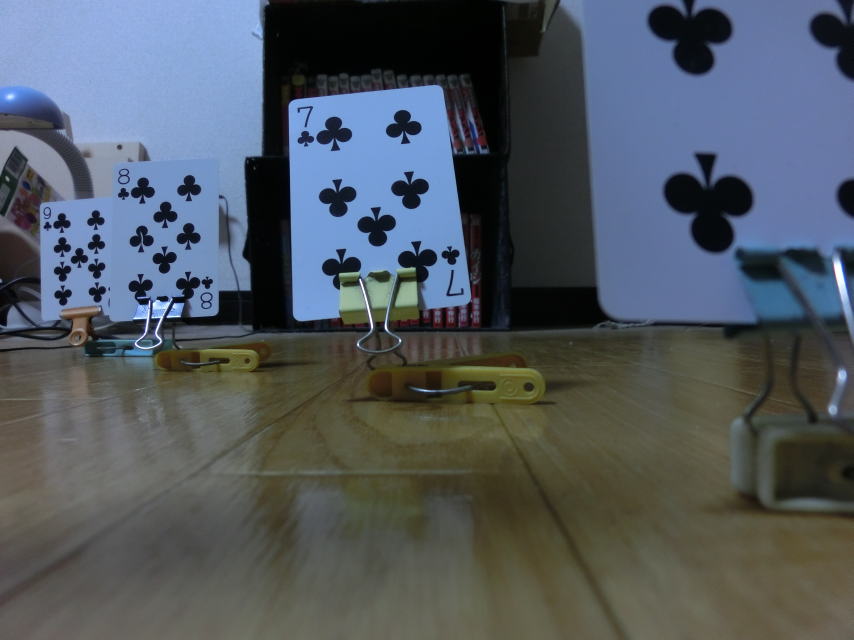
#> input picture 0721logs/ori2.JPG, 2560 x 1920 px (shown at 1/3 size)
$ jupyter execute colorfilter.ipynb
#> lines starting #> are read from the running program, lines starting #| are printed output that depends on the picture; long printed decimals are rounded
#> in load, image is the input picture: shape (1920, 2560, 3); mean B, G, R 96.3, 88.4, 80.7
#| (1920, 2560, 3)
### 0721logs/RGBTransmittance.py
import matplotlib.pyplot as plt
import numpy as np
import cv2


def transparency(image_path, original, types):
#> called with image_path = 't2.JPG', original = 'ori2.JPG', types = 0
    def calmain(color_name, channel_normal, channel_filtered):
        # Calculate the mean value of the green channel for both images
        mean_normal = np.mean(channel_normal)
        mean_filtered = np.mean(channel_filtered)

        # Calculate the green channel transmittance
        transmittance = mean_filtered / mean_normal

        # Print the results

        print(str(color_name), " Mean value for normal lens image:", mean_normal)
        print(str(color_name), " Mean value for filtered lens image:", mean_filtered)
        print(str(color_name), " Channel Transmittance:", transmittance)

    image_normal = cv2.cvtColor(cv2.imread(original), cv2.COLOR_BGR2RGB)
    image_normal = cv2.resize(image_normal, (1440, 1120))
#> image_normal: shape (1120, 1440, 3)
    image_normal = image_normal[:, int(1440/2):]
#> image_normal: shape (1120, 720, 3)
    #image_normal = image_normal[:, :int(1440/2)]
    image_filtered = cv2.cvtColor(cv2.imread(image_path), cv2.COLOR_BGR2RGB)
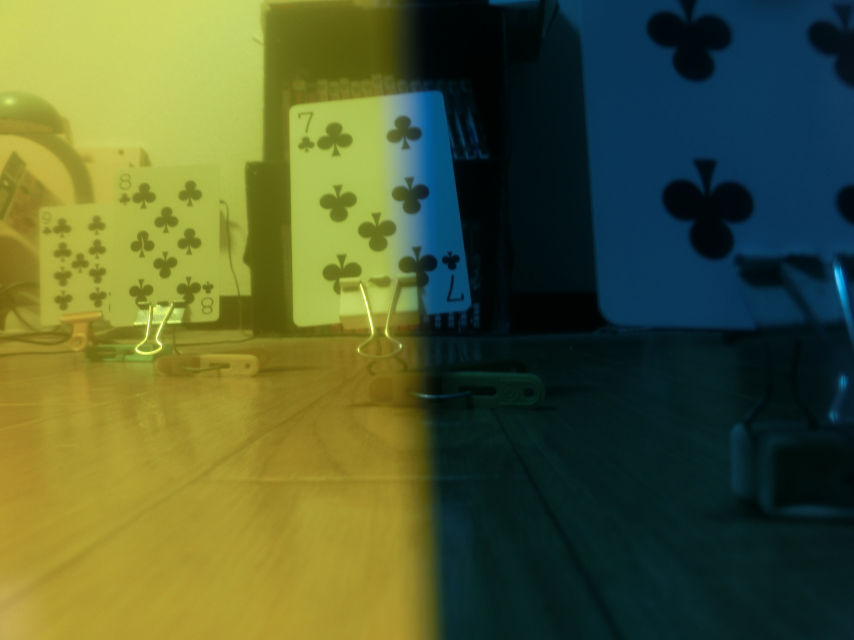
#> input picture 0721logs/t2.JPG, 2560 x 1920 px (shown at 1/3 size)
    image_filtered = cv2.resize(image_filtered, (1440, 1120))
#> image_filtered: shape (1120, 1440, 3)
    image_filtered = image_filtered[:, int(1440/2):]
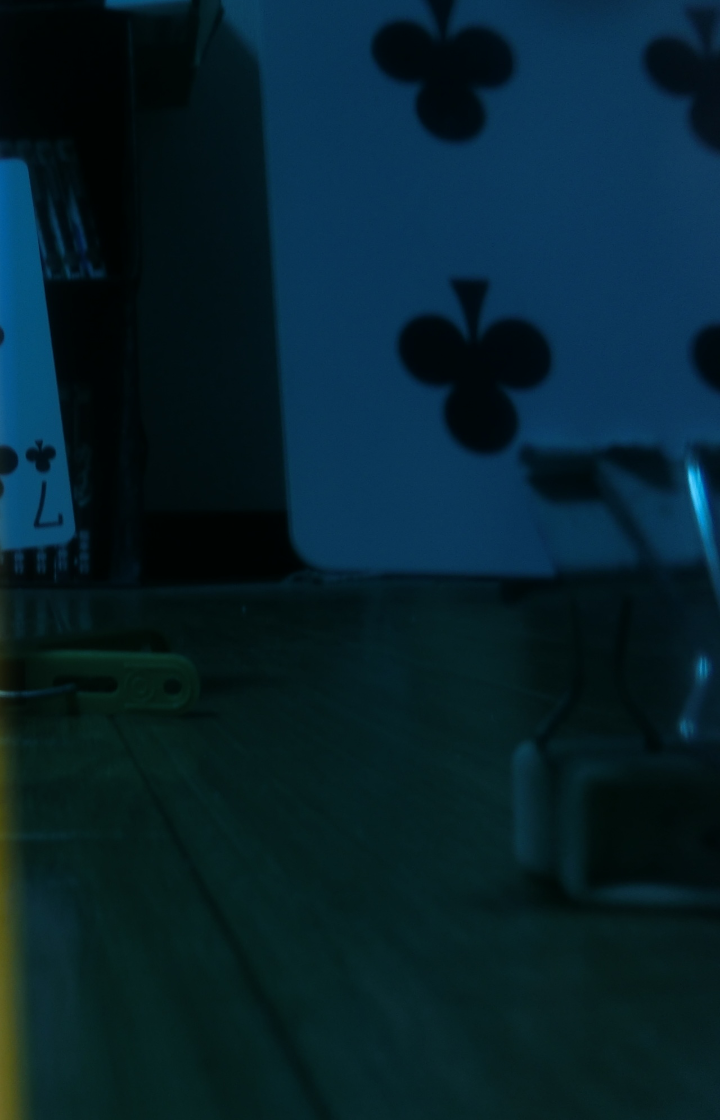
#> image_filtered: shape (1120, 720, 3); mean R, G, B 6, 33.7, 44.6
    #image_filtered = image_filtered[:, :int(1440/2)]
    # Ensure images are the same size
    if image_normal.shape != image_filtered.shape:
        raise ValueError("Images must be the same size for comparison")

    # Convert images to float32 type for precision
    image_normal = image_normal.astype(np.float32)
    image_filtered = image_filtered.astype(np.float32)

    # Extract the green channel from both images
    if types==1:
        color_name = 'green'
        channel_normal = image_normal[:, :, types]  # OpenCV uses BGR, so index 1 is G
        channel_filtered = image_filtered[:, :, types]
    elif types==0:
        color_name = 'blue'
        channel_normal = image_normal[:, :, types]  # OpenCV uses BGR, so index 1 is G
        channel_filtered = image_filtered[:, :, types]
    elif types==2:
        color_name = 'red'
        channel_normal = image_normal[:, :, types]  # OpenCV uses BGR, so index 1 is G
        channel_filtered = image_filtered[:, :, types]
    p_ = np.hstack([channel_normal, channel_filtered])
    plt.imshow(p_),plt.show()
    calmain(color_name, channel_normal, channel_filtered)
#> in calmain, `mean_normal = np.mean(channel_normal)`: mean_normal = 71.94
#> in calmain, `mean_filtered = np.mean(channel_filtered)`: mean_filtered = 5.96
#> in calmain, `transmittance = mean_filtered / mean_normal`: transmittance = 0.0829
#| blue  Mean value for normal lens image: 71.9441
#| blue  Mean value for filtered lens image: 5.961
#| blue  Channel Transmittance: 0.08286


### 0721logs/formula.py
import numpy as np

f = 24 #[mm]
a = 18
vf = 35
p = 1
# b = (a*vf/2p) (1/f - 1/vf - 1/x)

def formula_bsize(x):
    S = (vf*a)/(2*p)
    b = S*(1/f - 1/vf - np.round(1/x, 4))
    print("b", b)

### 0721logs/colorfilter.ipynb
[cell 1]
import cv2
import matplotlib.pyplot as plt
import numpy as np
from skimage.metrics import structural_similarity as ssim
from PIL import Image

from RGBTransmittance import transparency
from formula import formula_bsize

def load(path):
    image = cv2.imread(path)
    #image = cv2.cvtColor(image, cv2.COLOR_BGR2RGB)
    print(image.shape)
    image = cv2.resize(image, (1440, 1120))
    return image/255


original = 'ori2.JPG'
tname = 't2.JPG'


image = load(original)
plt.imshow(image),plt.show()
transparency(tname, original, types=0)
transparency(tname, original, types=1)
#> call 2 of transparency, with image_path = 't2.JPG', original = 'ori2.JPG', types = 1
#> in transparency (call 2), `p_ = np.hstack([channel_normal, channel_filtered])`:
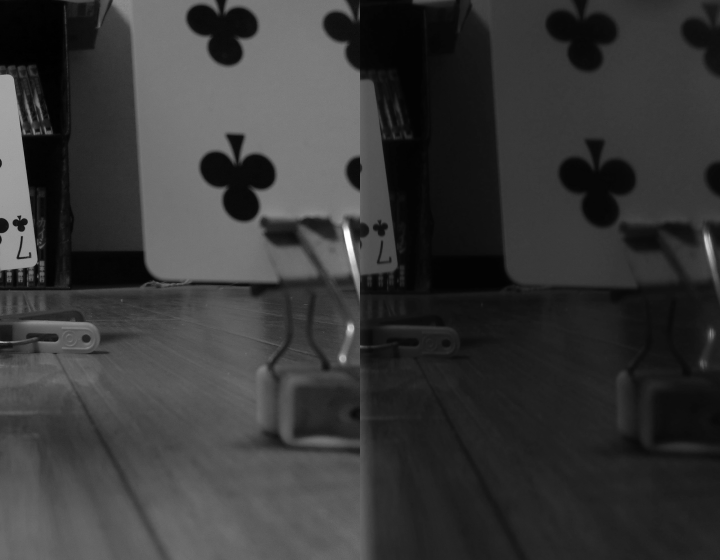
#> p_: shape (1120, 1440) float32 (shown at 1/2 size); min 0, max 255, mean 55.7
#| green  Mean value for normal lens image: 77.599
#| green  Mean value for filtered lens image: 33.713
#| green  Channel Transmittance: 0.4345
transparency(tname, original, types=2)
#> call 3 of transparency, with image_path = 't2.JPG', original = 'ori2.JPG', types = 2
#> in transparency (call 3), `channel_normal = image_normal[:, :, types]`:
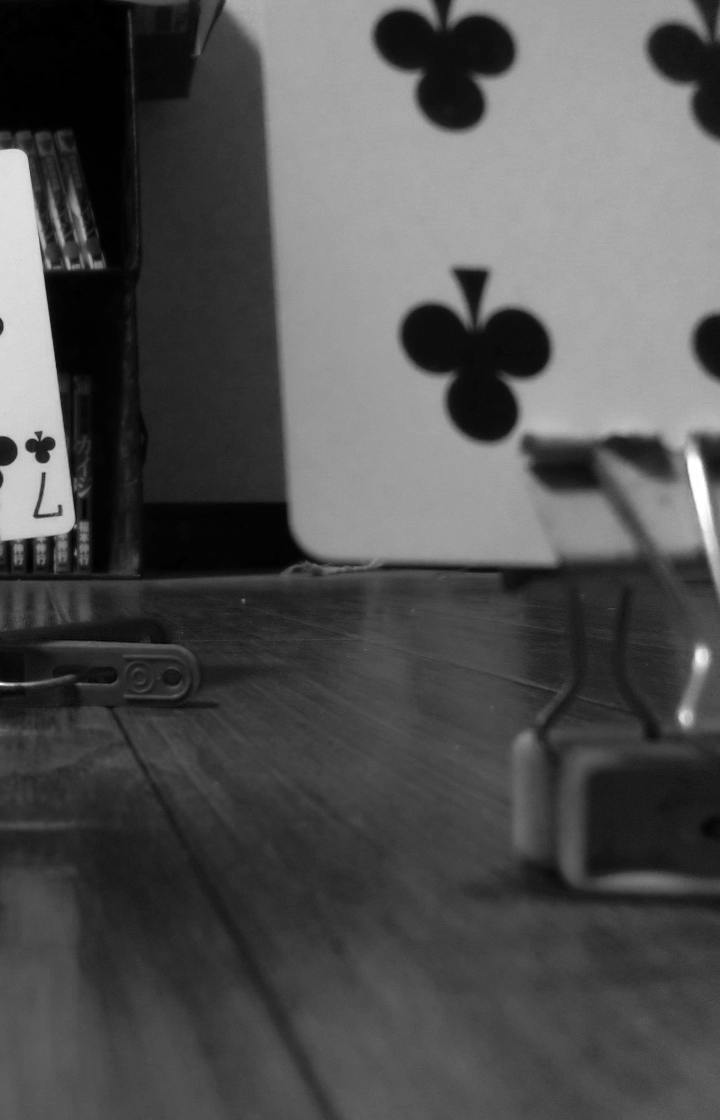
#> channel_normal: shape (1120, 720) float32; min 0, max 255, mean 81.9
#> in transparency (call 3), `channel_filtered = image_filtered[:, :, types]`:
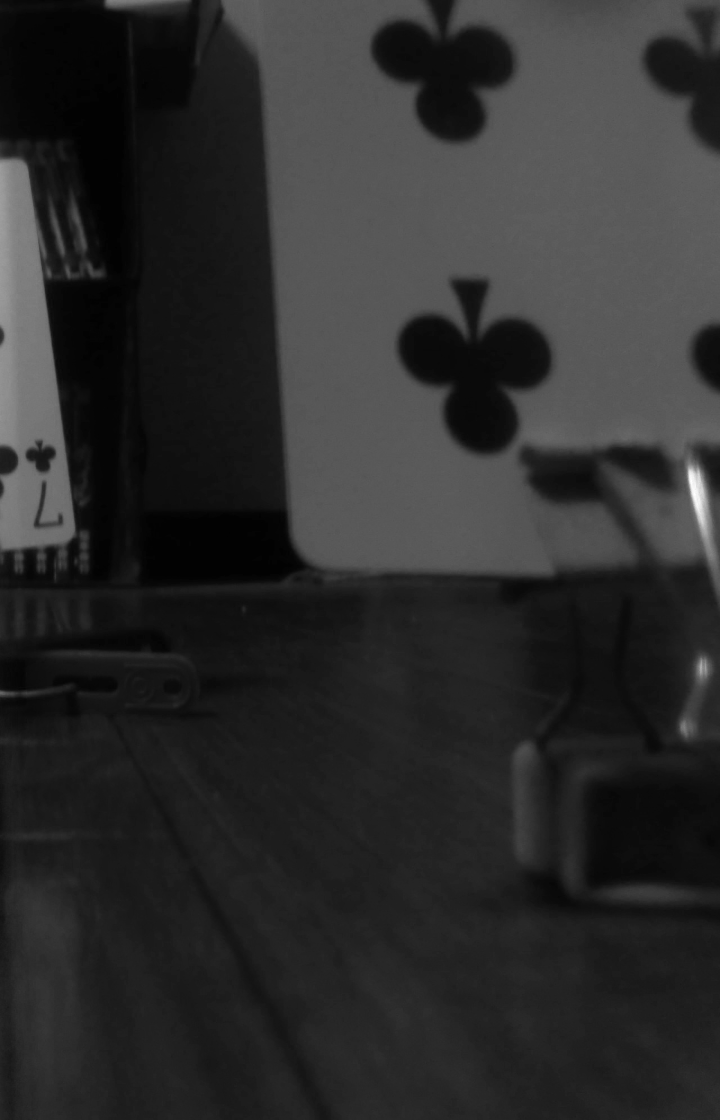
#> channel_filtered: shape (1120, 720) float32; min 0, max 255, mean 44.6
#> in transparency (call 3), `p_ = np.hstack([channel_normal, channel_filtered])`:
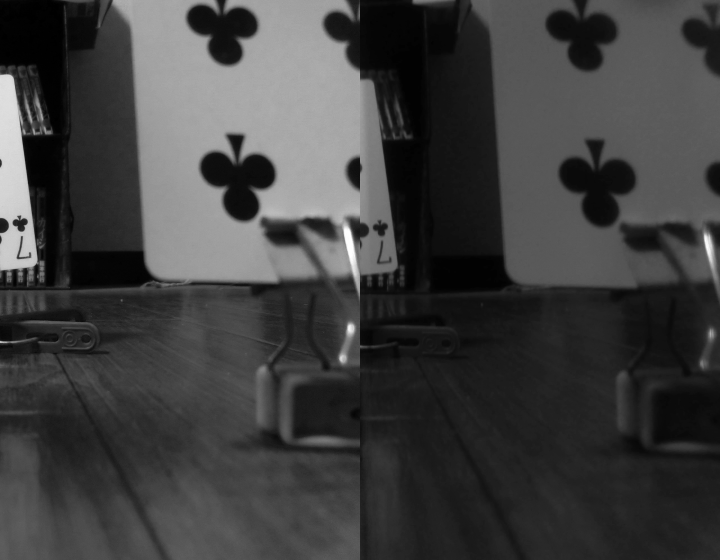
#> p_: shape (1120, 1440) float32 (shown at 1/2 size); min 0, max 255, mean 63.3
#| red  Mean value for normal lens image: 81.910
#| red  Mean value for filtered lens image: 44.598
#| red  Channel Transmittance: 0.5445

# show each channel individually
image = load(tname)
#> in load, image is the input picture: shape (1920, 2560, 3); mean B, G, R 49.8, 92.7, 81.4
#| (1920, 2560, 3)
(B, G, R) = cv2.split(image)
pack = np.hstack([B, G, R])
plt.imshow(pack),plt.show()

[cell 2]
img = load('t2.JPG')
#| (1920, 2560, 3)
(B, G, R) = cv2.split(img)


cv2.circle(img, center=(130, 450), radius=50, color=(0, 255, 0), thickness=3, lineType=cv2.LINE_4,shift=0)
cv2.circle(img, center=(280, 430), radius=50, color=(0, 255, 0), thickness=3, lineType=cv2.LINE_4,shift=0)
cv2.circle(img, center=(650, 400), radius=50, color=(0, 255, 0), thickness=3, lineType=cv2.LINE_4,shift=0)
cv2.circle(img, center=(1200, 250), radius=50, color=(0, 255, 0), thickness=3, lineType=cv2.LINE_4,shift=0)


plt.imshow(img),plt.show()
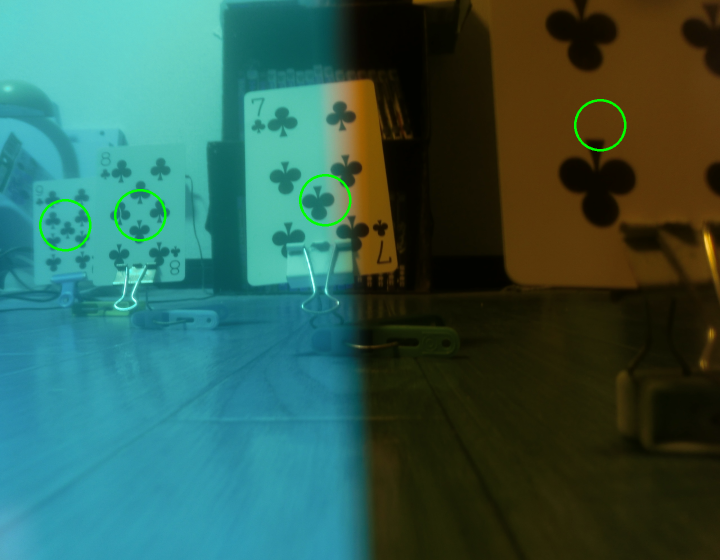
#> shown: shape (1120, 1440, 3) float64 (shown at 1/2 size); mean R, G, B 0.194, 0.365, 0.317

[cell 3]
def block_ssim(x, ori, B, G, R, pt1, pt2, block_size):
    (_, oriG, _) = cv2.split(image)
    copy = B.copy()
    cv2.circle(copy, center=(pt1, pt2), radius=50, color=(0, 255, 0), thickness=3, lineType=cv2.LINE_4,shift=0)
    plt.imshow(copy),plt.show()
    p = block_size
    pB = B[pt2:pt2+p, pt1:pt1+p]
    pR = R[pt2:pt2+p, pt1:pt1+p]
    pG = G[pt2:pt2+p, pt1:pt1+p]
    oriG = oriG[pt2:pt2+p, pt1:pt1+p]
    ps = np.hstack([pB, pR, pG])
    plt.imshow(ps),plt.show()
    print("ori, g", np.sum(abs(pG-oriG)), ssim(pG, oriG, data_range=1))
    #plt.imshow(pG-oriG),plt.show()
    print("ori, r", np.sum(abs(pR-oriG)), ssim(pR, oriG, data_range=1))
    #plt.imshow(pR-oriG),plt.show()
    print("ori, b", np.sum(abs(pB-oriG)), ssim(pB, oriG, data_range=1))
    #plt.imshow(pB-oriG),plt.show()
    formula_bsize(x)
    #ssims = ssim(pG, pB, data_range=1) + ssim(pG, pR, data_range=1) + ssim(pB, pR, data_range=1)
    #print("r, g, b ssim, close to 0 is more similar", 3-ssims)

psize=50
image = load('t2.JPG')
#| (1920, 2560, 3)
#| (1920, 2560, 3)
ori = load('ori2.JPG')
plt.imshow(image),plt.show()
(B, G, R) = cv2.split(image)

# show each channel individually
pack = np.hstack([R, B, G])
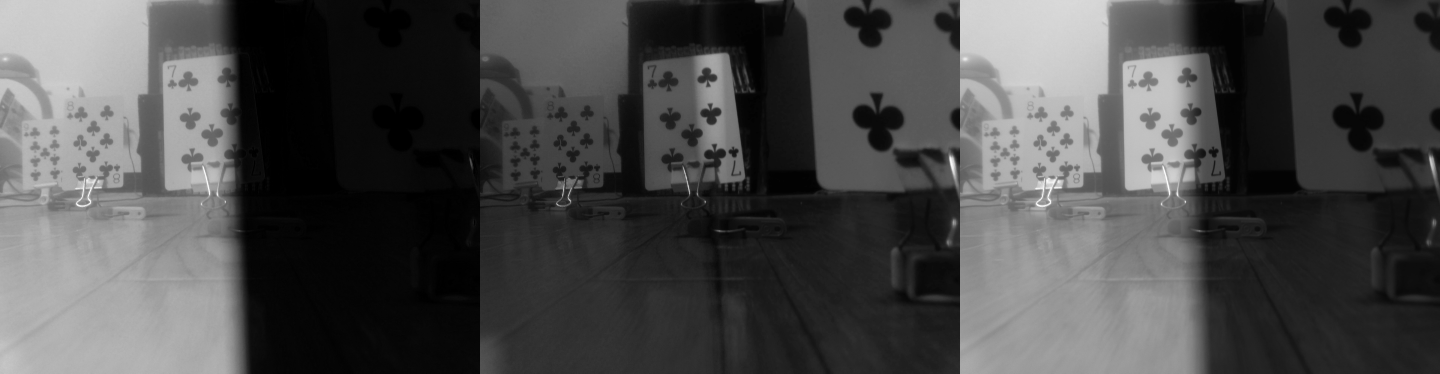
#> pack: shape (1120, 4320) float64 (shown at 1/3 size); min 0, max 1, mean 0.292
plt.imshow(pack),plt.show()
print("left 1")
block_ssim(65, ori, B, G, R, pt1=130, pt2=450, block_size=psize)
#| ori, g 0.0 1.0
#| ori, r 25.894 0.98
#| ori, b 1029.298 0.5564
print("left 2")
block_ssim(165, ori, B, G, R, pt1=280, pt2=430, block_size=psize)
#| ori, g 0.0 1.0
#| ori, r 83.286 0.9772
#| ori, b 1046.439 0.5951
print("right 1")
block_ssim(265, ori, B, G, R, pt1=650, pt2=400, block_size=psize)
#> call 3 of block_ssim, with x = 265, pt1 = 650, pt2 = 400, block_size = 50
#> in block_ssim (call 3), `ps = np.hstack([pB, pR, pG])`:
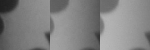
#> ps: shape (50, 150) float64; min 0.122, max 0.729, mean 0.508
#| ori, g 0.0 1.0
#| ori, r 256.749 0.9521
#| ori, b 397.898 0.7029
print("Right 2")
block_ssim(365, ori, B, G, R, pt1=1200, pt2=250, block_size=psize)
#| ori, g 0.0 1.0
#| ori, r 413.431 0.3262
#| ori, b 323.235 0.8713
